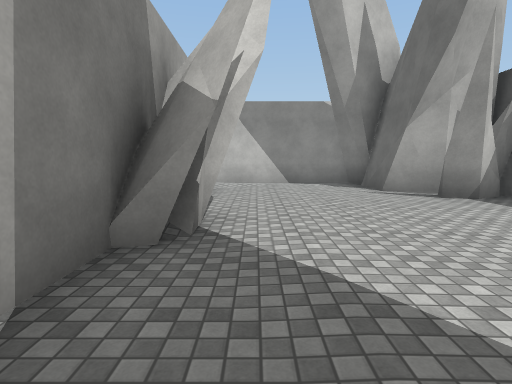
View 1 (above)

16 first-person views from a walk through a scene from a Unity 3-D project. The camera is 1.5 m above the floor, tilts 6° down and sees 80° across. The floor is counted in squares, 2 m on a side. Each view is taken from the middle of a square. On the plan, view 1 faces up. The plan holds only what a view shows up to about 10 squares ahead; the rest is blank. The place goes on beyond the plan. The player is left out. Surface patterns are stand-ins for the level's own textures.

View 2
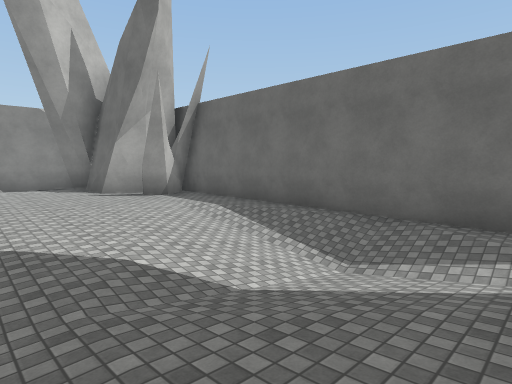

View 3
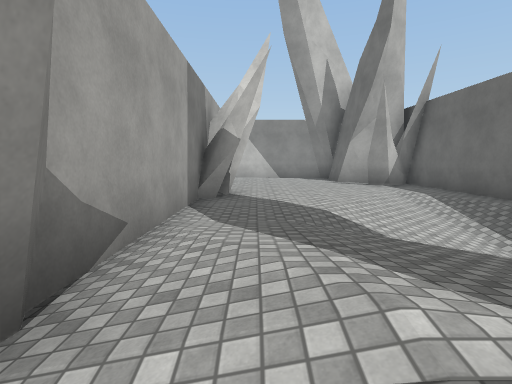

View 4
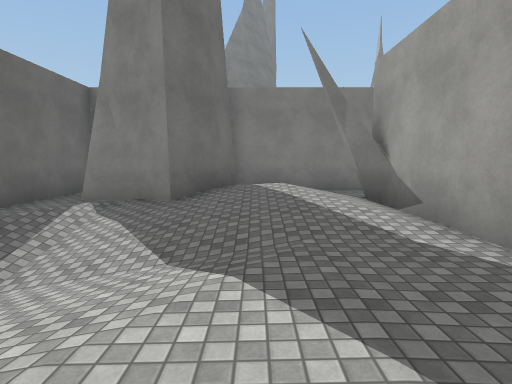

View 5
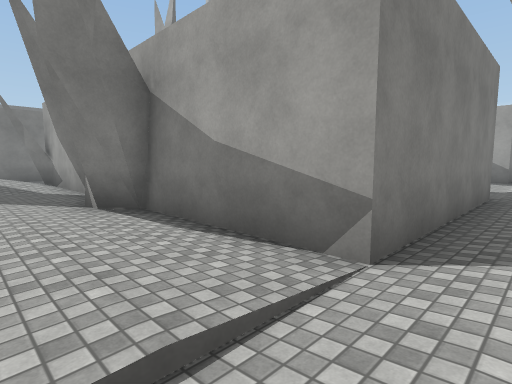

View 6
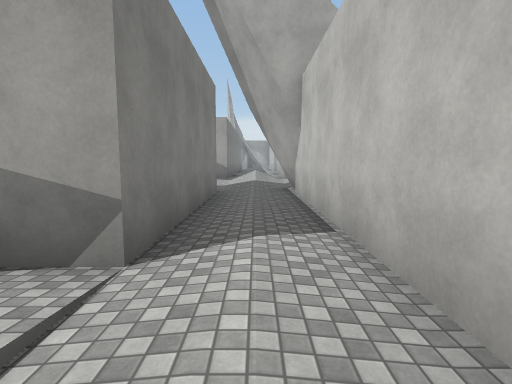

View 7
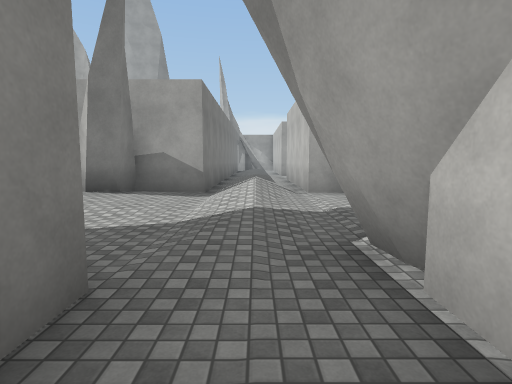

View 8
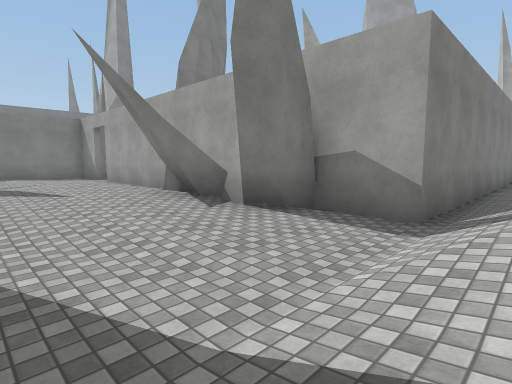

View 9
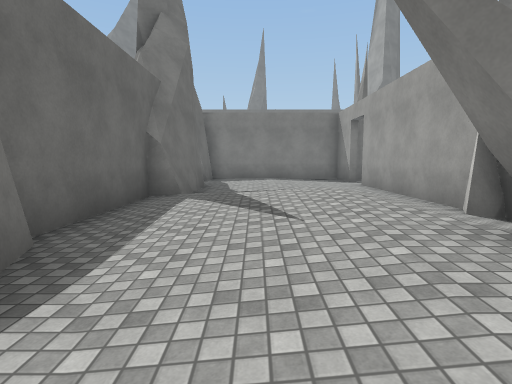

View 10
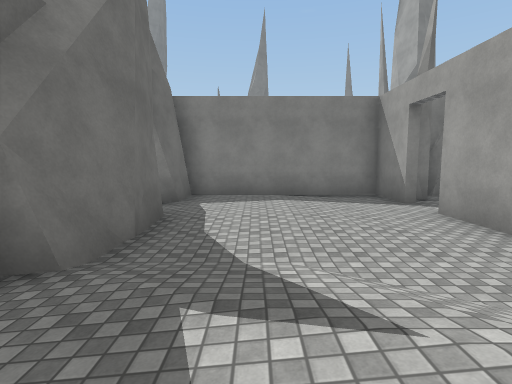

View 11
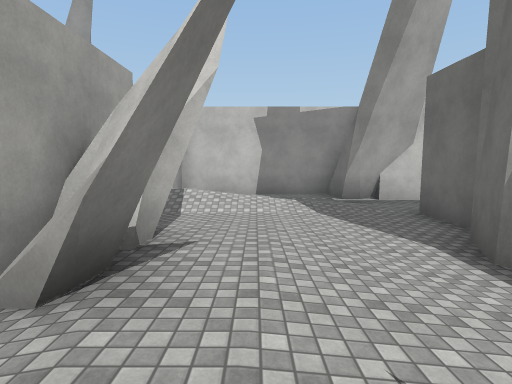

View 12
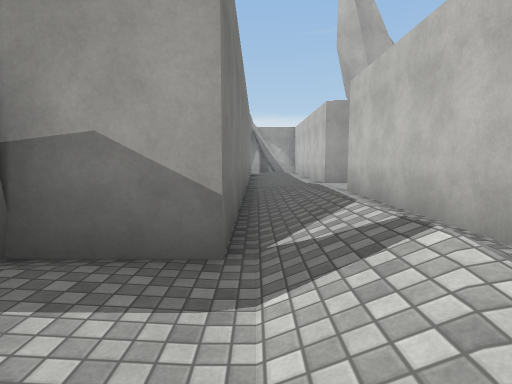

View 13
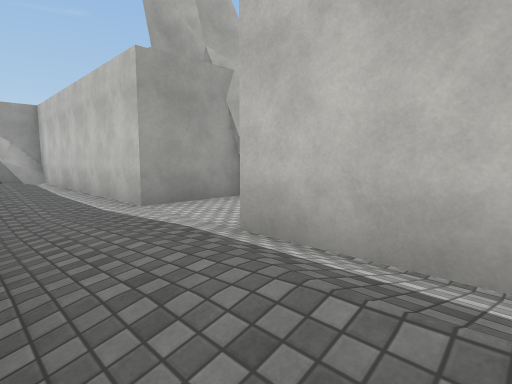

View 14
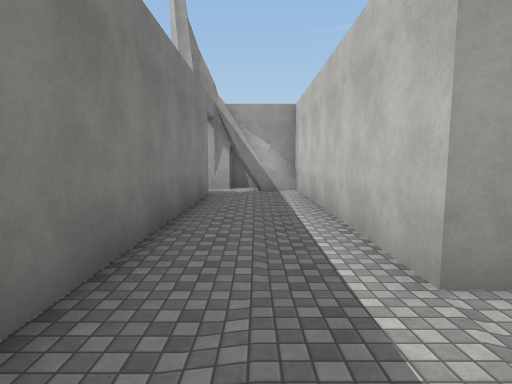

View 15
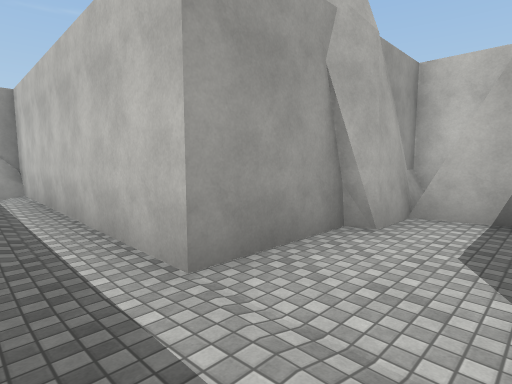

View 16
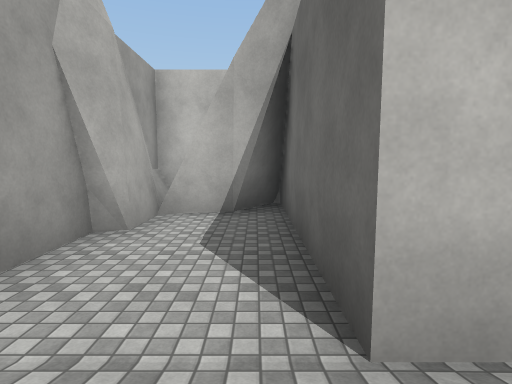

### Floor plan
Key: @ floor where view 1 was taken; # wall or solid block; . main floor; : floor 0.25 m higher than the main floor; - floor 0.25 m lower than the main floor; + floor 0.5 m higher than the main floor; _ floor 0.5 m lower than the main floor; * floor 0.75 m higher than the main floor; < floor 0.75 m lower than the main floor; ( floor 1 m lower than the main floor; / step, stairs or slope; = window, fence, low wall or low ledge.
Columns run from 28 left of view 1 to 6 right of it. Each row starts with its distance up from view 1.
 14         ####
 13         #..#
 12         #..#   #####=#
 11 #########..#####.....#
 10 #....................###########
  9 #--:+::...::++****+::.....:::..#
  8 #.##..................#####....##
  7    #############......#   #.::..###
  6                ##::..##   #.::..#.#
  5                ###:..#    #.......#
  4                #.#+:.##   ##......#
  3                #.++:..#   ##...-/.#
  2                ##+++:.#   #...._/.#
  1                 #/++:.#   #...-</.#
  0                 #./::.#   #.@-_(//#
 -1                 #....##   #.:.-//.#
 -2                 #....#    #.+::-/.#
 -3                 #.::.#    ##++###.#
 -4                ...::..     .: #  .#
 -5                #..::.#    #####  ##
 -6               ##.....#
 -7                #######

Positions as (right, up) in squares from view 1, and headings:
1: (0, 0), facing up
2: (0, -2), facing up-right
3: (0, -4), facing up
4: (1, 3), facing down
5: (1, 9), facing down-left
6: (1, 9), facing left
7: (-5, 9), facing left
8: (-8, 9), facing down-left
9: (-9, 6), facing down
10: (-9, 2), facing down
11: (-10, 2), facing up
12: (-10, 8), facing left
13: (-15, 8), facing up-left
14: (-18, 9), facing left
15: (-18, 9), facing up-left
16: (-18, 9), facing up
